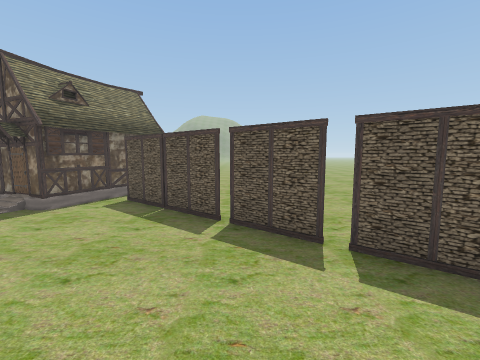
View 1 (above)

23 first-person views from a walk through a Unity game level. The camera is 1.5 m above the floor, tilts 6° down and sees 90° across. The floor is counted in squares, 1 m on a side. Each view is taken from the middle of a square. On the plan, view 1 faces up. The plan holds only what a view shows up to about 13 squares ahead; the rest is blank. The place goes on beyond the plan. The player character is not drawn. Some animated figures are not drawn. Door leaves are left out, so doorways stand open.

View 2
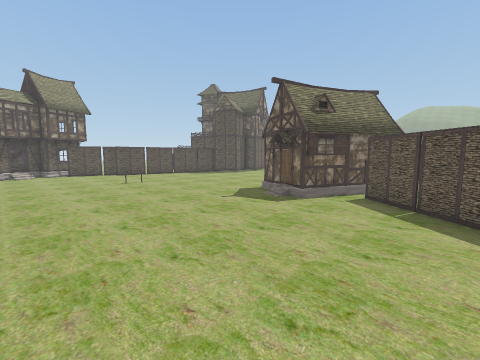

View 3
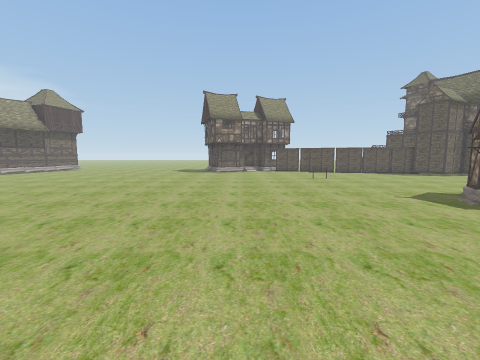

View 4
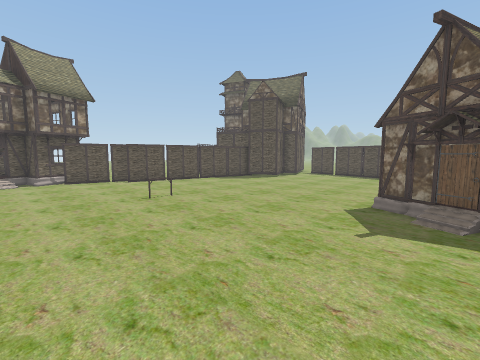

View 5
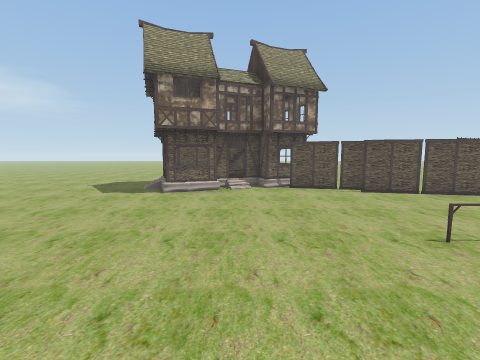

View 6
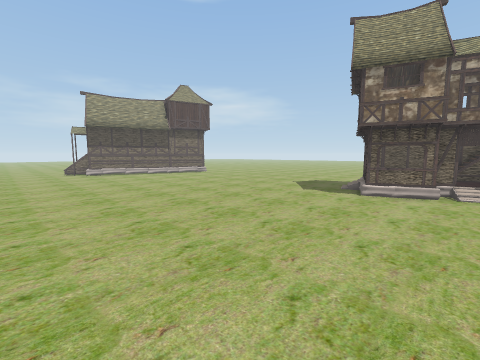

View 7
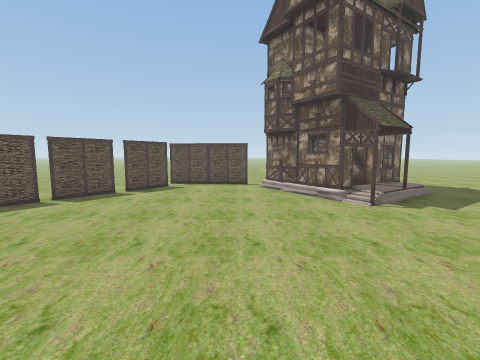

View 8
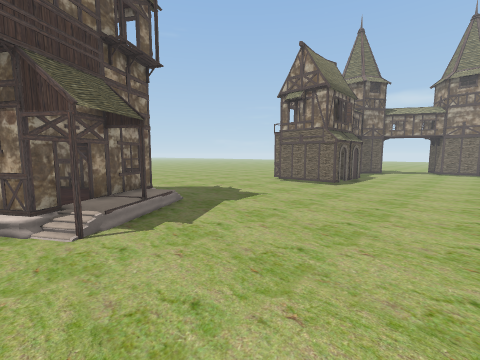

View 9
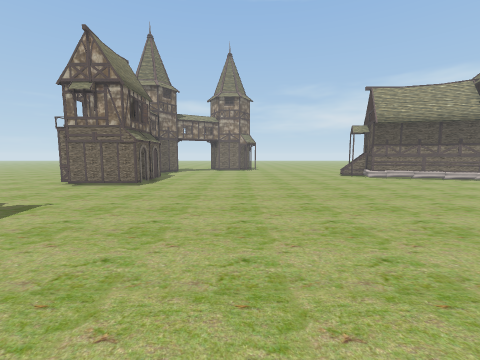

View 10
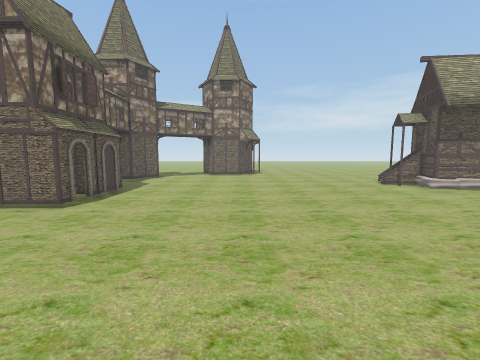

View 11
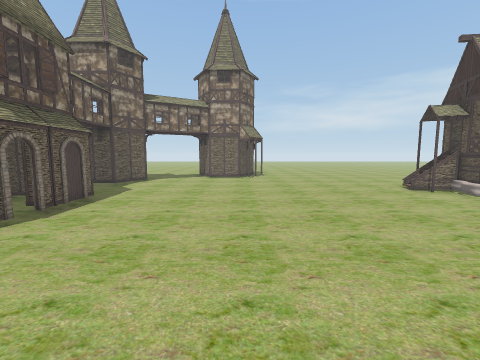

View 12
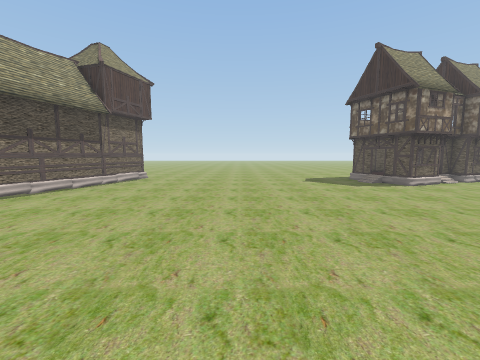

View 13
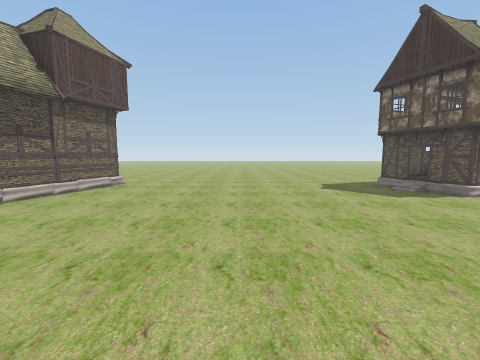

View 14
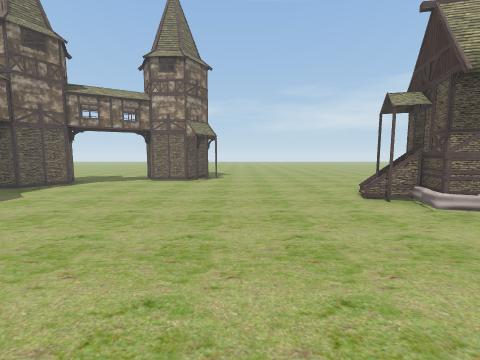

View 15
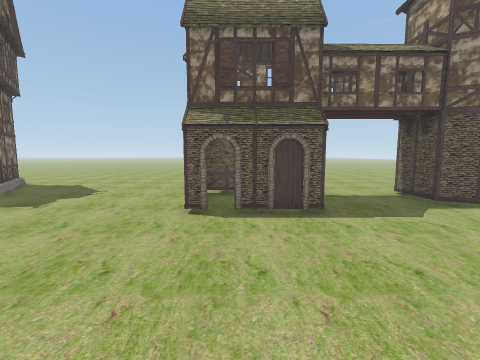

View 16
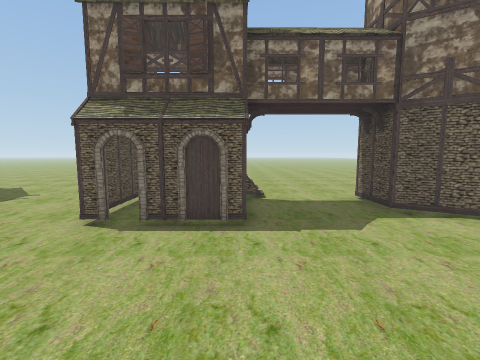

View 17
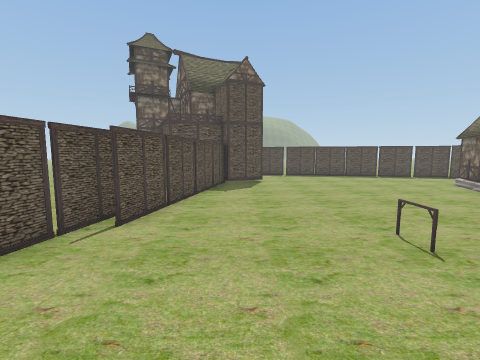

View 18
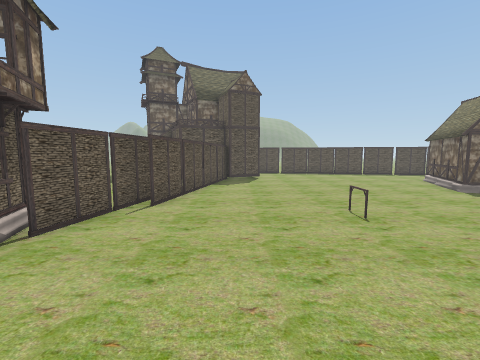

View 19
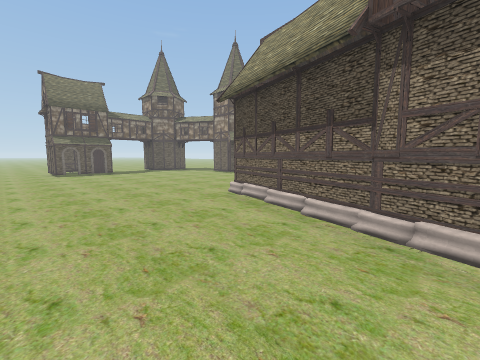

View 20
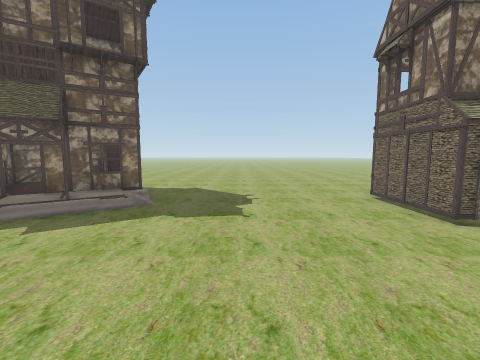

View 21
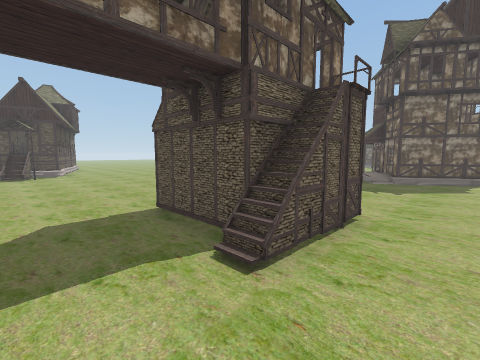

View 22
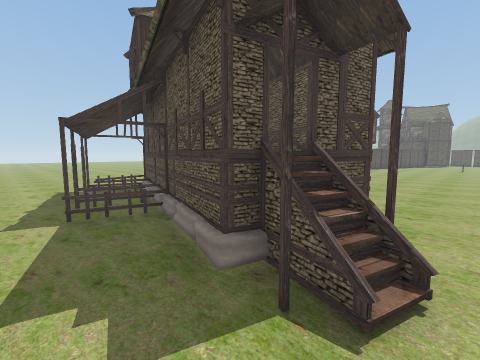

View 23
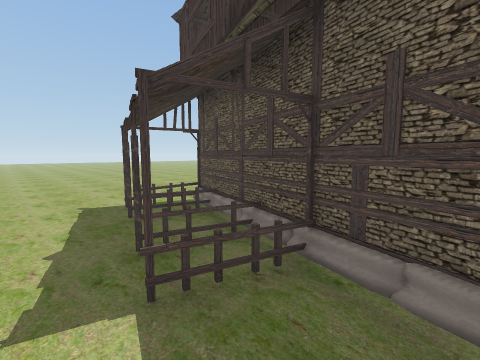

### Floor plan
Key: @ floor where view 1 was taken; # wall or solid block; . floor; / step, stairs or slope; D open door; = window, fence, low wall or low ledge; ^ raised ledge; H house; A arch; O other object.
Columns run from 22 left of view 1 to 5 right of it. Each row starts with its distance up from view 1.
 12     #...........H
 11     #........../HHH       ..
 10    ##..........H  H       ..
  9    #...........H  H  ..  ..
  8    #..........H  H## ..  ..
  7    #...........HHH.##.....
  6   ##................##....
  5  .#..................###..
  4  ##.....O..............#..
  3 ##......................##
  2  #........................#
  1 ##........................#
  0 #D....................@...#
 -1  ##.......................#
 -2   =........................
 -3 #D#.....................###
 -4 #D....................###
 -5 .....................#DD
 -6 ......................O#####
 -7 ......................#DD#..
 -8 .......................O....
 -9 ............................
-10 ............................
-11 ............................
-12 ............................
-13 ............................
-14 ............................
-15 ............................
-16 .....................D##D#..
-17 O#...................D#OD#..
-18  ^O#O................A..##..
-19      #O#.............####=..
-20 OO^    O....................
-21 O.OO## D#...................
-22 ##OO..O##...................
-23 .O O..................### ..
-24 ..................... #   ..

Positions as (right, up) in squares from view 1, and headings:
1: (0, 0), facing up
2: (-1, -1), facing up-left
3: (1, -1), facing left
4: (-6, 0), facing up-left
5: (-10, 0), facing left
6: (-10, 0), facing down-left
7: (-8, -1), facing right
8: (-6, -4), facing down-right
9: (-6, -4), facing down
10: (-6, -9), facing down
11: (-6, -11), facing down
12: (-8, -11), facing left
13: (-11, -11), facing left
14: (-9, -13), facing down
15: (-7, -17), facing right
16: (-6, -19), facing right
17: (-17, 0), facing up
18: (-17, -2), facing up
19: (-21, -13), facing down-right
20: (-6, -11), facing right
21: (5, -22), facing up-left
22: (-13, -24), facing up-left
23: (-17, -24), facing up-left
